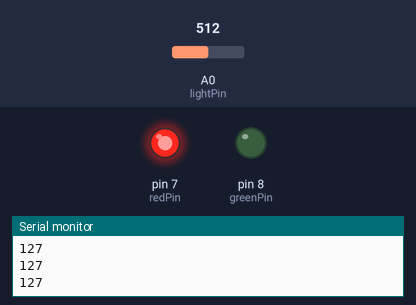
Simulated run of this sketch. Board: Arduino Uno, built with avr-gcc and run on an emulated ATmega328P. Parts: output pins drawn as LEDs (lit = HIGH), the last lines printed to the serial monitor. Inputs (shaded band) come from the test bench; at power-on: A0 (lightPin) = 512.

Above: at 1.2 s.
1.3 s: A0 (lightPin) set to 598
2.8 s: A0 (lightPin) set to 623
At 4.1 s:
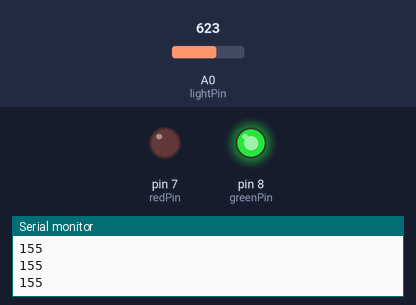
4.5 s: A0 (lightPin) set to 511
At 5.3 s:
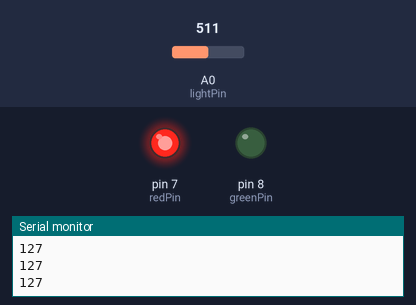
6.0 s: A0 (lightPin) set to 716
At 6.5 s:
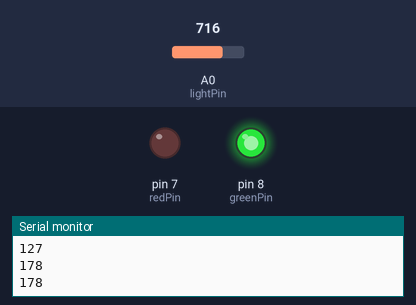
Timing chart, 0 to 8.5 s (numbered marks = the images above; inputs shaded):
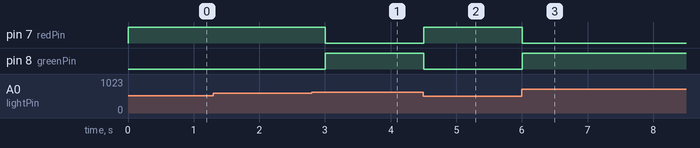

The sketch:

photoresistor.ino
```cpp
int lightPin = A0;
int lightVal;
int dv = 250;
int redPin = 7;
int greenPin = 8;
void setup() {
  // put your setup code here, to run once:
  pinMode(lightPin,INPUT);
  pinMode(redPin,OUTPUT);
  pinMode(greenPin,OUTPUT);
  Serial.begin(9600);
}

void loop() {
  // put your main code here, to run repeatedly:
  lightVal = analogRead(lightPin)*(255./1023.);
  Serial.println(lightVal);

  if (lightVal <= 150)
  {
    digitalWrite(redPin,HIGH);
    digitalWrite(greenPin,LOW);
  }
  else
  {
    digitalWrite(greenPin,HIGH);
    digitalWrite(redPin,LOW);
  }
  delay(dv);
}
```

Measured:
- the behaviour switches between 605 and 606 on A0 (lightPin) (found by bisection; images 0 and 1)
- after the input at 2.8 s, pin 7 (redPin): HIGH → LOW after 0.20 s; pin 8 (greenPin): LOW → HIGH after 0.20 s
- after the input at 4.5 s, pin 7 (redPin): LOW → HIGH at once; pin 8 (greenPin): HIGH → LOW at once
- after the input at 6.0 s, pin 7 (redPin): HIGH → LOW at once; pin 8 (greenPin): LOW → HIGH at once
